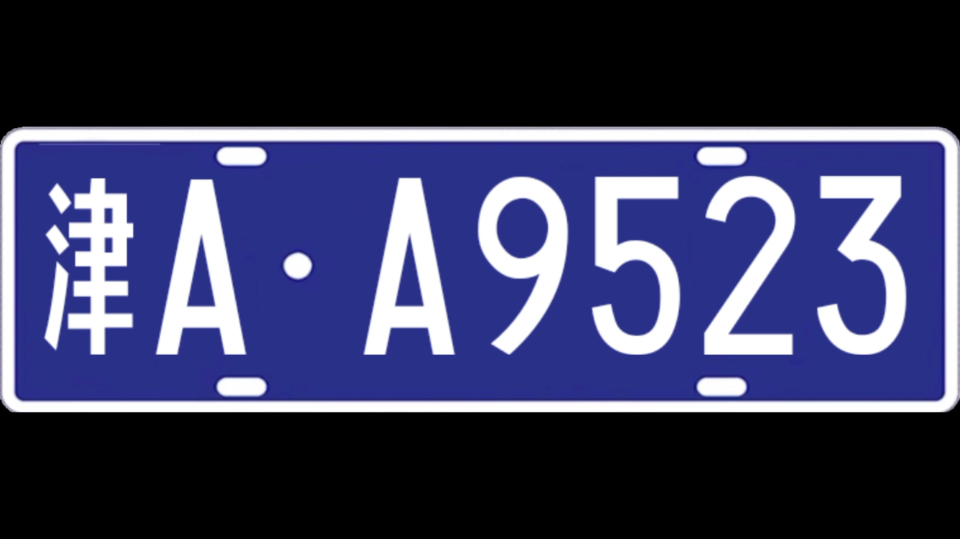
#> input picture chepai/pic/津A-A9523.jpg, 1920 x 1078 px (shown at 1/2 size); its folder holds only this picture in this run
$ python -i pipeline.py   (imports and definitions only)   (older library calls are emulated)
#> lines starting #> are read from the running program, lines starting #| are printed output that depends on the picture; after the words box and inside, x2 and y2 are one past the last pixel; in counts of white or black regions, pixels touching at a corner belong together
### chepai/lpr/detector.py
from __future__ import annotations

from dataclasses import dataclass
from pathlib import Path
from typing import List, Optional, Sequence, Tuple

import cv2
import numpy as np


@dataclass
class PlateCandidate:
    bbox: Tuple[int, int, int, int]
    score: float
    source: str


class LicensePlateDetector:
    def __init__(self, max_processing_width: int = 960) -> None:
        self.max_processing_width = max_processing_width
        self._cascade = self._load_cascade()

    def detect(self, image: np.ndarray, top_k: int = 10) -> List[PlateCandidate]:
        if image is None or image.size == 0:
            return []

        resized, scale = self._resize_for_detection(image)
        color_candidates = self._detect_by_color(resized)
        contour_candidates = self._detect_by_contours(resized)
        cascade_candidates = self._detect_by_cascade(resized)
        merged = self._merge_candidates(
            color_candidates + contour_candidates + cascade_candidates
        )

        results: List[PlateCandidate] = []
        for candidate in merged[:top_k]:
            x, y, w, h = candidate.bbox
            bbox = (
                int(x / scale),
                int(y / scale),
                int(w / scale),
                int(h / scale),
            )
            results.append(
                PlateCandidate(
                    bbox=self._clip_bbox(bbox, image.shape[1], image.shape[0]),
                    score=candidate.score,
                    source=candidate.source,
                )
            )
        return results

    def _resize_for_detection(self, image: np.ndarray) -> Tuple[np.ndarray, float]:
        height, width = image.shape[:2]
        if width <= self.max_processing_width:
            return image.copy(), 1.0

        scale = self.max_processing_width / float(width)
        resized = cv2.resize(
            image,
            (int(width * scale), int(height * scale)),
            interpolation=cv2.INTER_AREA,
        )
        return resized, scale

    def _detect_by_contours(self, image: np.ndarray) -> List[PlateCandidate]:
        gray = cv2.cvtColor(image, cv2.COLOR_BGR2GRAY)
        gray = cv2.bilateralFilter(gray, 9, 75, 75)

        rect_kernel = cv2.getStructuringElement(cv2.MORPH_RECT, (17, 5))
        square_kernel = cv2.getStructuringElement(cv2.MORPH_RECT, (5, 5))

        blackhat = cv2.morphologyEx(gray, cv2.MORPH_BLACKHAT, rect_kernel)
        grad_x = cv2.Sobel(blackhat, cv2.CV_32F, 1, 0, ksize=3)
        grad_x = np.absolute(grad_x)
        grad_x = self._normalize_to_uint8(grad_x)
        grad_x = cv2.GaussianBlur(grad_x, (5, 5), 0)
        grad_x = cv2.morphologyEx(grad_x, cv2.MORPH_CLOSE, rect_kernel)

        thresh = cv2.threshold(
            grad_x, 0, 255, cv2.THRESH_BINARY | cv2.THRESH_OTSU
        )[1]
        thresh = cv2.morphologyEx(thresh, cv2.MORPH_CLOSE, square_kernel)
        thresh = cv2.erode(thresh, None, iterations=1)
        thresh = cv2.dilate(thresh, None, iterations=2)

        contours, _ = cv2.findContours(
            thresh, cv2.RETR_EXTERNAL, cv2.CHAIN_APPROX_SIMPLE
        )
        image_area = image.shape[0] * image.shape[1]
        candidates: List[PlateCandidate] = []

        for contour in contours:
            x, y, w, h = cv2.boundingRect(contour)
            area = w * h
            if area < image_area * 0.001 or h == 0:
                continue

            ratio = w / float(h)
            if ratio < 2.0 or ratio > 6.5:
                continue

            rect_area = cv2.contourArea(contour)
            fill_ratio = rect_area / float(area)
            if fill_ratio < 0.35:
                continue

            score = min(1.0, 0.45 + fill_ratio * 0.35 + min(ratio, 5.5) / 10.0)
            candidates.append(
                PlateCandidate(
                    bbox=self._expand_bbox((x, y, w, h), image.shape[1], image.shape[0]),
                    score=score,
                    source="contour",
                )
            )

        return sorted(candidates, key=lambda item: item.score, reverse=True)

    def _detect_by_color(self, image: np.ndarray) -> List[PlateCandidate]:
        hsv = cv2.cvtColor(image, cv2.COLOR_BGR2HSV)
        masks = [
            cv2.inRange(hsv, (95, 70, 70), (140, 255, 255)),
            cv2.inRange(hsv, (15, 70, 70), (40, 255, 255)),
            cv2.inRange(hsv, (35, 45, 45), (95, 255, 255)),
        ]

        kernel = cv2.getStructuringElement(cv2.MORPH_RECT, (9, 3))
        image_area = image.shape[0] * image.shape[1]
        candidates: List[PlateCandidate] = []

        for mask in masks:
            refined = cv2.morphologyEx(mask, cv2.MORPH_CLOSE, kernel, iterations=2)
            refined = cv2.dilate(refined, kernel, iterations=1)
            contours, _ = cv2.findContours(
                refined, cv2.RETR_EXTERNAL, cv2.CHAIN_APPROX_SIMPLE
            )
            for contour in contours:
                x, y, w, h = cv2.boundingRect(contour)
                area = w * h
                if area < image_area * 0.0008 or h == 0:
                    continue

                ratio = w / float(h)
                if ratio < 2.0 or ratio > 6.8:
                    continue

                fill_ratio = cv2.contourArea(contour) / float(area)
                if fill_ratio < 0.45:
                    continue

                score = min(1.0, 0.55 + fill_ratio * 0.25 + min(ratio, 5.5) / 10.0)
                candidates.append(
                    PlateCandidate(
                        bbox=self._expand_bbox(
                            (x, y, w, h), image.shape[1], image.shape[0], pad_ratio=0.05
                        ),
                        score=score,
                        source="color",
                    )
                )

        return sorted(candidates, key=lambda item: item.score, reverse=True)

    def _detect_by_cascade(self, image: np.ndarray) -> List[PlateCandidate]:
        if self._cascade is None:
            return []

        gray = cv2.cvtColor(image, cv2.COLOR_BGR2GRAY)
        detections = self._cascade.detectMultiScale(
            gray,
            scaleFactor=1.08,
            minNeighbors=3,
            minSize=(60, 20),
        )

        candidates: List[PlateCandidate] = []
        for x, y, w, h in detections:
            ratio = w / float(max(h, 1))
            if ratio < 2.0 or ratio > 6.5:
                continue
            candidates.append(
                PlateCandidate(
                    bbox=self._expand_bbox((x, y, w, h), image.shape[1], image.shape[0]),
                    score=0.9,
                    source="cascade",
                )
            )
        return candidates

    def _merge_candidates(
        self, candidates: Sequence[PlateCandidate]
    ) -> List[PlateCandidate]:
        merged: List[PlateCandidate] = []
        for candidate in sorted(candidates, key=lambda item: item.score, reverse=True):
            if any(self._iou(candidate.bbox, saved.bbox) > 0.4 for saved in merged):
                continue
            merged.append(candidate)
        return merged

    @staticmethod
    def _normalize_to_uint8(image: np.ndarray) -> np.ndarray:
        min_val = float(image.min())
        max_val = float(image.max())
        if max_val - min_val < 1e-6:
            return np.zeros_like(image, dtype=np.uint8)
        normalized = ((image - min_val) / (max_val - min_val) * 255.0).astype(np.uint8)
        return normalized

    @staticmethod
    def _expand_bbox(
        bbox: Tuple[int, int, int, int], width: int, height: int, pad_ratio: float = 0.08
    ) -> Tuple[int, int, int, int]:
        x, y, w, h = bbox
        pad_x = int(w * pad_ratio)
        pad_y = int(h * pad_ratio)
        x1 = max(0, x - pad_x)
        y1 = max(0, y - pad_y)
        x2 = min(width, x + w + pad_x)
        y2 = min(height, y + h + pad_y)
        return x1, y1, x2 - x1, y2 - y1

    @staticmethod
    def _clip_bbox(
        bbox: Tuple[int, int, int, int], width: int, height: int
    ) -> Tuple[int, int, int, int]:
        x, y, w, h = bbox
        x = max(0, min(x, width - 1))
        y = max(0, min(y, height - 1))
        w = max(1, min(w, width - x))
        h = max(1, min(h, height - y))
        return x, y, w, h

    # [24 lines left out: function _iou, not called in this run]

    @staticmethod
    def _load_cascade() -> Optional[cv2.CascadeClassifier]:
        candidates = []
        cv2_data = getattr(cv2, "data", None)
        haarcascades = getattr(cv2_data, "haarcascades", None)
        if haarcascades:
            candidates.append(
                Path(haarcascades) / "haarcascade_russian_plate_number.xml"
            )

        candidates.extend(
            [
                Path("/usr/share/opencv4/haarcascades/haarcascade_russian_plate_number.xml"),
                Path("/usr/share/opencv/haarcascades/haarcascade_russian_plate_number.xml"),
            ]
        )

        for path in candidates:
            if not path.exists():
                continue
            cascade = cv2.CascadeClassifier(str(path))
            if not cascade.empty():
                return cascade
        return None

### chepai/lpr/ocr.py
from __future__ import annotations

from dataclasses import dataclass
from typing import List, Optional, Tuple

import cv2
import numpy as np
import pytesseract

from .postprocess import (
    PROVINCE_CHARS,
    PROVINCE_SET,
    extract_plate_suffix,
    normalize_plate_text,
    normalize_province_char,
    repair_plate_text,
    score_plate_text,
)


@dataclass
class OCRResult:
    text: str
    confidence: float
    score: float


class PlateOCR:
    def __init__(self, lang: str = "chi_sim+eng") -> None:
        self.lang = lang
        whitelist = PROVINCE_CHARS + "ABCDEFGHJKLMNPQRSTUVWXYZ0123456789"
        self.configs = (
            f"--oem 1 --psm 7 -c tessedit_char_whitelist={whitelist}",
            f"--oem 1 --psm 8 -c tessedit_char_whitelist={whitelist}",
            "--oem 1 --psm 7",
            "--oem 1 --psm 8",
        )

    def read(self, image: np.ndarray) -> OCRResult:
        variants = self._build_variants(image)
        best = OCRResult(text="", confidence=0.0, score=0.0)
        attempts: List[Tuple[str, float, OCRResult]] = []

        for variant in variants:
            for config in self.configs:
                try:
                    raw_text, confidence = self._run_tesseract(variant, config)
                except pytesseract.TesseractNotFoundError as exc:
                    raise RuntimeError(
                        "tesseract is not installed. Run install.sh or install "
                        "tesseract-ocr and tesseract-ocr-chi-sim."
                    ) from exc

                repaired = repair_plate_text(raw_text)
                score = score_plate_text(repaired, confidence)
                candidate = OCRResult(text=repaired, confidence=confidence, score=score)
                attempts.append((raw_text, confidence, candidate))
                if score > best.score:
                    best = candidate

        fused = self._fuse_attempts(attempts)
        if fused is not None and fused.score > best.score:
            best = fused

        return best

    def _build_variants(self, image: np.ndarray) -> List[np.ndarray]:
        gray = cv2.cvtColor(image, cv2.COLOR_BGR2GRAY)
        scale = max(2, int(160 / max(gray.shape[0], 1)))
        enlarged = cv2.resize(
            gray,
            (gray.shape[1] * scale, gray.shape[0] * scale),
            interpolation=cv2.INTER_CUBIC,
        )
        blurred = cv2.bilateralFilter(enlarged, 7, 50, 50)
        global_thresh = cv2.threshold(
            blurred, 0, 255, cv2.THRESH_BINARY | cv2.THRESH_OTSU
        )[1]
        adaptive_thresh = cv2.adaptiveThreshold(
            blurred,
            255,
            cv2.ADAPTIVE_THRESH_GAUSSIAN_C,
            cv2.THRESH_BINARY,
            31,
            9,
        )
        inverted = cv2.bitwise_not(global_thresh)
        return [enlarged, global_thresh, adaptive_thresh, inverted]

    def _run_tesseract(self, image: np.ndarray, config: str) -> tuple[str, float]:
        data = pytesseract.image_to_data(
            image,
            lang=self.lang,
            config=config,
            output_type=pytesseract.Output.DICT,
        )
        texts: List[str] = []
        confidences: List[float] = []

        for text, conf in zip(data["text"], data["conf"]):
            text = str(text).strip()
            try:
                conf_value = float(conf)
            except (TypeError, ValueError):
                conf_value = -1.0

            if text:
                texts.append(text)
            if conf_value >= 0:
                confidences.append(conf_value)

        joined = "".join(texts)
        average_confidence = sum(confidences) / len(confidences) if confidences else 0.0
        return joined, average_confidence

    # [41 lines left out: functions _fuse_attempts, _extract_province_prefix, not called in this run]

### chepai/lpr/pipeline.py
from __future__ import annotations

from dataclasses import dataclass
from pathlib import Path
from typing import List, Optional, Sequence, Tuple

import cv2
import numpy as np

from .detector import LicensePlateDetector
from .ocr import PlateOCR
from .postprocess import PROVINCE_SET


@dataclass
class RecognitionResult:
    text: str
    bbox: Tuple[int, int, int, int]
    score: float
    ocr_confidence: float
    source: str


class LicensePlateRecognizer:
    def __init__(
        self,
        detector: Optional[LicensePlateDetector] = None,
        ocr: Optional[PlateOCR] = None,
    ) -> None:
        self.detector = detector or LicensePlateDetector()
        self.ocr = ocr or PlateOCR()

    def recognize(self, image: np.ndarray, top_k: int = 3) -> List[RecognitionResult]:
        candidates = self.detector.detect(image, top_k=max(top_k * 3, 6))
        results: List[RecognitionResult] = []

        for candidate in candidates:
            crop = self._crop(image, candidate.bbox)
            if crop.size == 0:
                continue

            ocr_result = self._read_candidate(crop)
            if not ocr_result.text:
                continue

            final_score = min(1.0, candidate.score * 0.35 + ocr_result.score * 0.65)
            results.append(
                RecognitionResult(
                    text=ocr_result.text,
                    bbox=candidate.bbox,
                    score=final_score,
                    ocr_confidence=ocr_result.confidence,
                    source=candidate.source,
                )
            )

        unique_results = self._deduplicate(results)
        if not unique_results:
            fallback = self._fallback_ocr(image)
            if fallback is not None:
                unique_results.append(fallback)
        return sorted(unique_results, key=lambda item: item.score, reverse=True)[:top_k]

    # [15 lines left out: function draw_results, not called in this run]

    @staticmethod
    def _crop(image: np.ndarray, bbox: Tuple[int, int, int, int]) -> np.ndarray:
        x, y, w, h = bbox
        return image[y : y + h, x : x + w]

    def _read_candidate(self, crop: np.ndarray):
        best = self.ocr.read(crop)
        for view in self._build_candidate_views(crop):
            ocr_result = self.ocr.read(view)
            if self._is_better_ocr_result(ocr_result, best):
                best = ocr_result
        return best

    # [317 lines left out: functions _build_candidate_views, _deduplicate, _draw_text, _draw_text_with_opencv, _load_chinese_font, _fallback_ocr and 8 more, not called in this run]

>>> import cv2
>>> picture = cv2.imread('../pic/津A-A9523.jpg')
#> picture is the input picture: shape (1078, 1920, 3); mean B, G, R 91.2, 59, 56.8
>>> result = LicensePlateRecognizer().recognize(picture)
#> in detect, `resized, scale = self._resize_for_detection(image)`: scale = 0.5
#> the loop in _detect_by_color, `for mask in masks:` made 3 passes
#> pass 1, in _detect_by_color, `refined = cv2.morphologyEx(mask, cv2.MORPH_CLOSE, kernel, iterations=2)`:
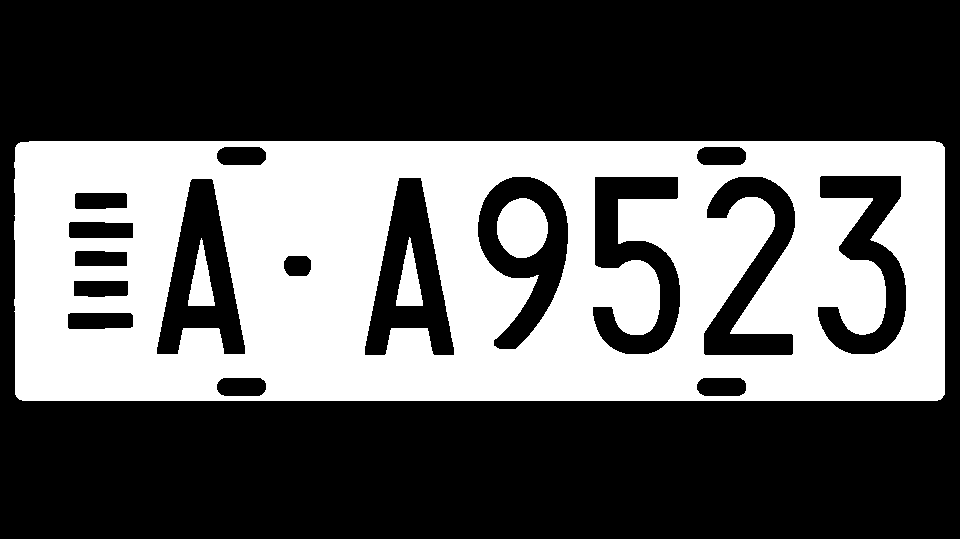
#> refined: shape (539, 960); 36.7% white; 4 white regions, box (x1, y1, x2, y2) and area: (14, 141, 945, 401) 185391, (497, 198, 548, 258) 2396, (396, 237, 423, 306) 1026, (188, 238, 215, 306) 998
#> pass 1, in _detect_by_color, `refined = cv2.dilate(refined, kernel, iterations=1)`:
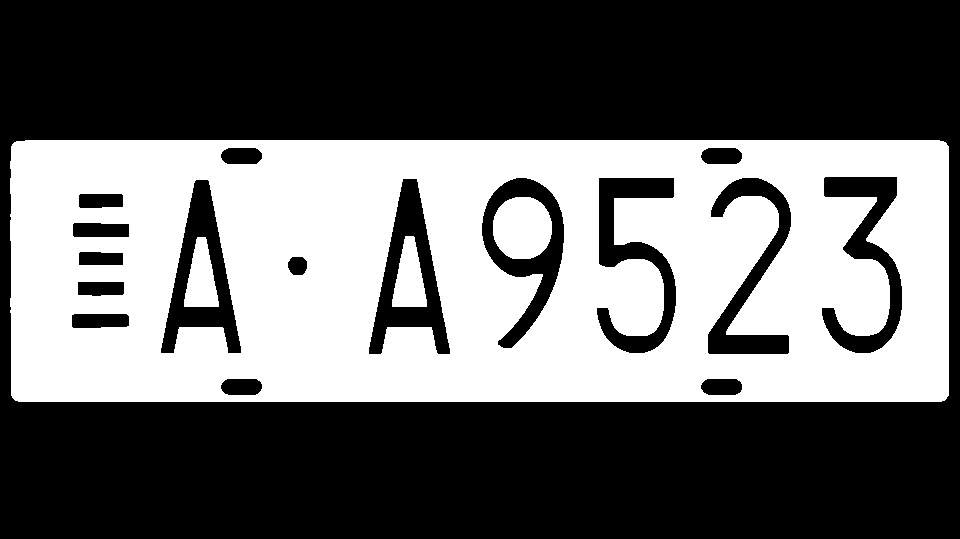
#> refined: shape (539, 960); 40.4% white; 4 white regions, box (x1, y1, x2, y2) and area: (10, 140, 949, 402) 203029, (493, 197, 552, 259) 2994, (392, 236, 427, 307) 1648, (184, 237, 219, 307) 1612
#> after the loop in _detect_by_color, `for mask in masks:`: candidates = 1 item
#> in _detect_by_contours, `grad_x = cv2.Sobel(blackhat, cv2.CV_32F, 1, 0, ksize=3)`:
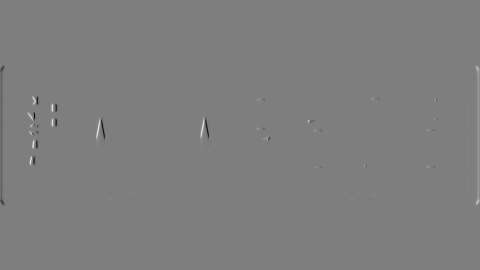
#> grad_x: shape (539, 960) float32 (shown at 1/2 size); min -616, max 623, mean 0; drawn with min black and max white
#> in _normalize_to_uint8, `min_val = float(image.min())`: min_val = 0
#> in _normalize_to_uint8, `max_val = float(image.max())`: max_val = 623
#> in _detect_by_contours, `thresh = cv2.dilate(thresh, None, iterations=2)`:
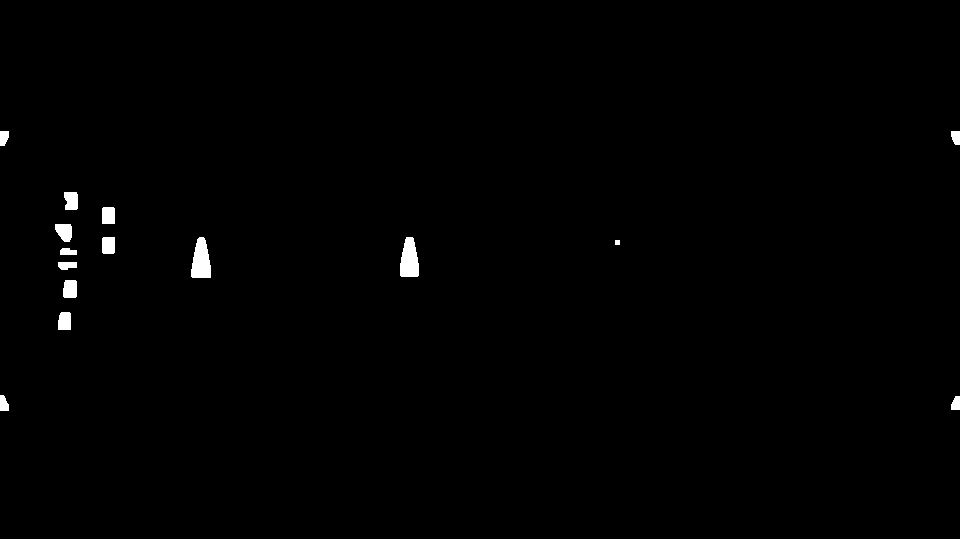
#> thresh: shape (539, 960); 0.64% white; 15 white regions
#> in _detect_by_contours, `contours, _ = cv2.findContours( thresh, cv2.RETR_EXTERNAL, cv2.CHAIN_A..`: contours = 15 contours, 1 with area under 20; largest, box (x1, y1, x2, y2) and area: (191, 237, 211, 278) 564, (400, 237, 419, 277) 550, (55, 224, 72, 242) 215, (63, 280, 77, 298) 210, (64, 192, 78, 210) 200
#> the loop in _detect_by_contours, `for contour in contours:` made 15 passes
#> area on passes 1, 2, 3, 4, 5, 6, 10, 11: 126, 144, 234, 252, 152, 119, 221, 306
#> after the loop in _detect_by_contours, `for contour in contours:`: candidates = []
#> in _detect_by_cascade, `detections = self._cascade.detectMultiScale( gray, scaleFactor=1.08, m..`: detections = ()
#> after the loop in _detect_by_cascade, `for x, y, w, h in detections:`: candidates = []
#> in detect, `merged = self._merge_candidates( color_candidates + contour_candidates..`: merged = 1 item
#> the loop in detect, `for candidate in merged[:top_k]:` made 1 pass
#> the loop in recognize, `for candidate in candidates:` made 1 pass
#> (x in _crop, y in _crop, w in _crop, h in _crop) on pass 1: (0, 254, 1920, 576)
#> pass 1, in recognize, `crop = self._crop(image, candidate.bbox)`:
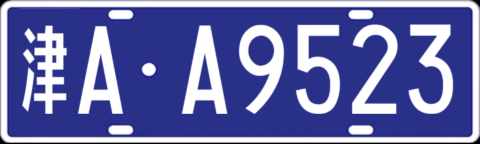
#> crop: shape (576, 1920, 3) (shown at 1/4 size); mean B, G, R 170.4, 110.2, 106.1
#> pass 1, in _build_variants, `gray = cv2.cvtColor(image, cv2.COLOR_BGR2GRAY)`:
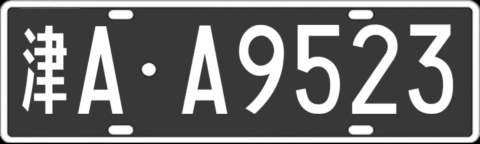
#> gray: shape (576, 1920) (shown at 1/4 size); min 0, max 255, mean 115.8
#> pass 1, in _build_variants, `enlarged = cv2.resize( gray, (gray.shape[1] * scale, gray.shape[0] * s..`:
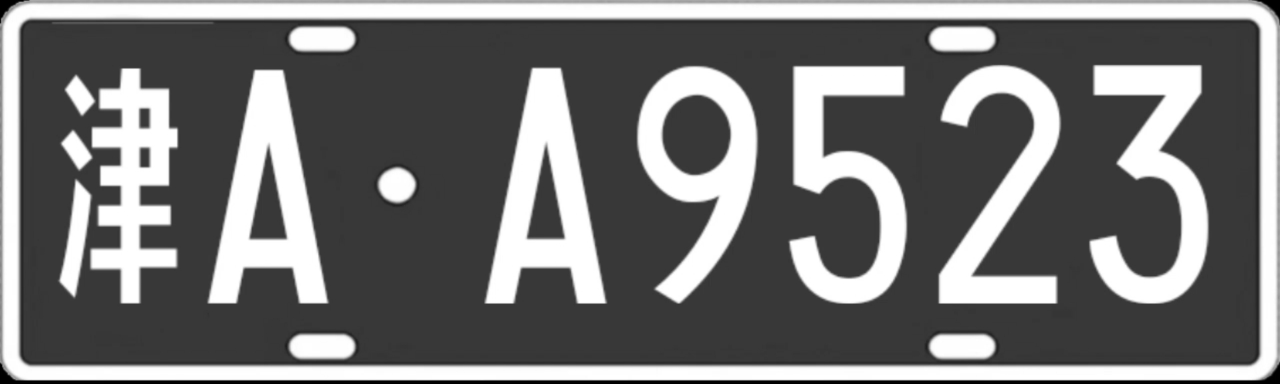
#> enlarged: shape (1152, 3840) (shown at 1/3 size); min 0, max 255, mean 115.8
#> after the loop in recognize, `for candidate in candidates:`: results = []
#> (the run stopped early here; a loop or call above may not have finished)
